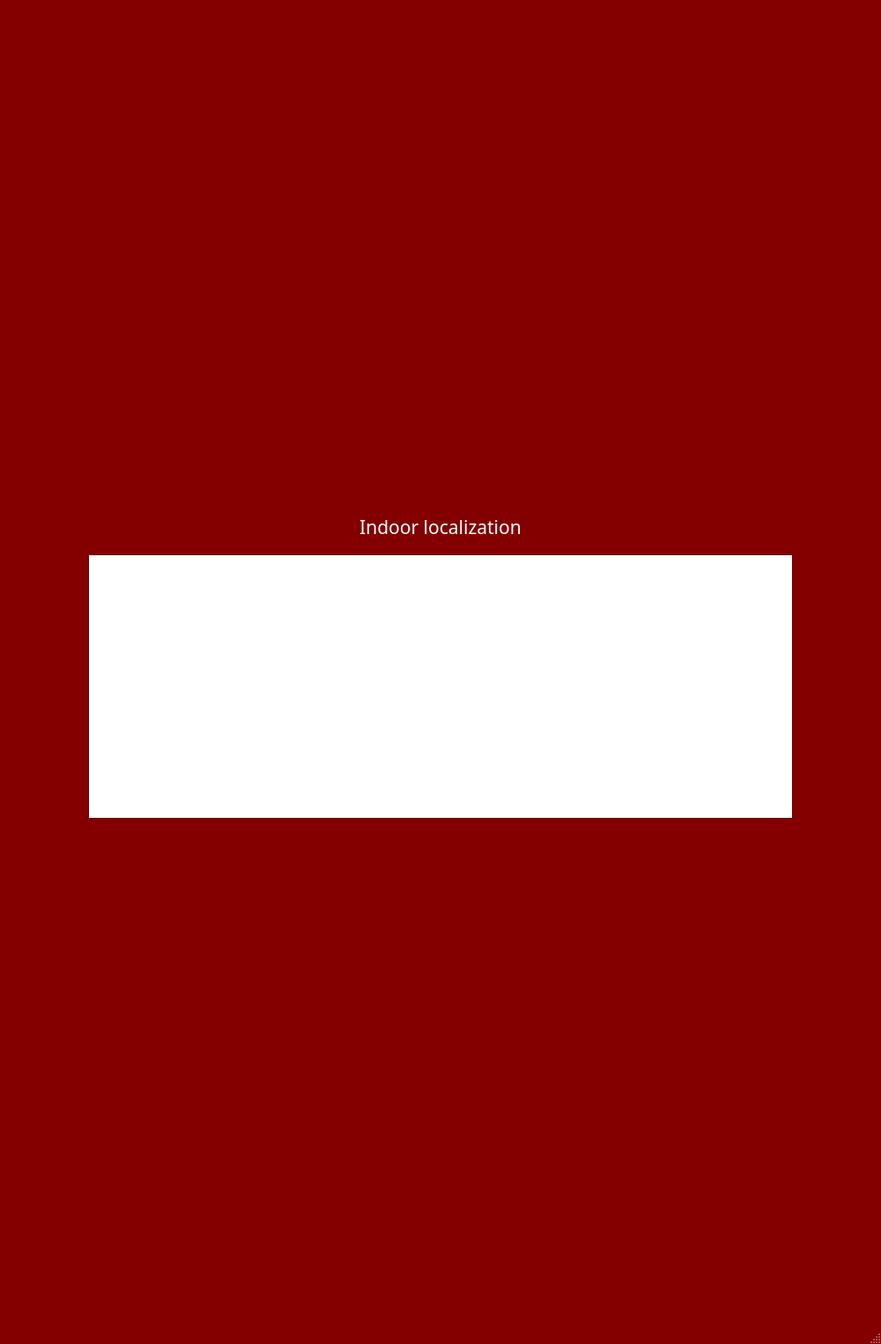
<?xml version="1.0" encoding="UTF-8"?>
<ui version="4.0">
 <class>MainWindow</class>
 <widget class="QMainWindow" name="MainWindow">
  <property name="geometry">
   <rect>
    <x>0</x>
    <y>0</y>
    <width>1000</width>
    <height>1525</height>
   </rect>
  </property>
  <property name="palette">
   <palette>
    <active>
     <colorrole role="WindowText">
      <brush brushstyle="SolidPattern">
       <color alpha="255">
        <red>255</red>
        <green>255</green>
        <blue>255</blue>
       </color>
      </brush>
     </colorrole>
     <colorrole role="Base">
      <brush brushstyle="SolidPattern">
       <color alpha="255">
        <red>255</red>
        <green>255</green>
        <blue>255</blue>
       </color>
      </brush>
     </colorrole>
     <colorrole role="Window">
      <brush brushstyle="SolidPattern">
       <color alpha="255">
        <red>132</red>
        <green>0</green>
        <blue>0</blue>
       </color>
      </brush>
     </colorrole>
    </active>
    <inactive>
     <colorrole role="WindowText">
      <brush brushstyle="SolidPattern">
       <color alpha="255">
        <red>255</red>
        <green>255</green>
        <blue>255</blue>
       </color>
      </brush>
     </colorrole>
     <colorrole role="Base">
      <brush brushstyle="SolidPattern">
       <color alpha="255">
        <red>255</red>
        <green>255</green>
        <blue>255</blue>
       </color>
      </brush>
     </colorrole>
     <colorrole role="Window">
      <brush brushstyle="SolidPattern">
       <color alpha="255">
        <red>132</red>
        <green>0</green>
        <blue>0</blue>
       </color>
      </brush>
     </colorrole>
    </inactive>
    <disabled>
     <colorrole role="WindowText">
      <brush brushstyle="SolidPattern">
       <color alpha="255">
        <red>120</red>
        <green>120</green>
        <blue>120</blue>
       </color>
      </brush>
     </colorrole>
     <colorrole role="Base">
      <brush brushstyle="SolidPattern">
       <color alpha="255">
        <red>132</red>
        <green>0</green>
        <blue>0</blue>
       </color>
      </brush>
     </colorrole>
     <colorrole role="Window">
      <brush brushstyle="SolidPattern">
       <color alpha="255">
        <red>132</red>
        <green>0</green>
        <blue>0</blue>
       </color>
      </brush>
     </colorrole>
    </disabled>
   </palette>
  </property>
  <property name="windowTitle">
   <string>MainWindow</string>
  </property>
  <widget class="QWidget" name="centralwidget">
   <layout class="QGridLayout" name="gridLayout">
    <item row="0" column="2">
     <layout class="QVBoxLayout" name="verticalLayout_2">
      <item>
       <spacer name="verticalSpacer_2">
        <property name="orientation">
         <enum>Qt::Vertical</enum>
        </property>
        <property name="sizeType">
         <enum>QSizePolicy::Fixed</enum>
        </property>
        <property name="sizeHint" stdset="0">
         <size>
          <width>20</width>
          <height>40</height>
         </size>
        </property>
       </spacer>
      </item>
      <item>
       <widget class="QLabel" name="label_2">
        <property name="sizePolicy">
         <sizepolicy hsizetype="Preferred" vsizetype="Preferred">
          <horstretch>0</horstretch>
          <verstretch>0</verstretch>
         </sizepolicy>
        </property>
        <property name="maximumSize">
         <size>
          <width>16777215</width>
          <height>50</height>
         </size>
        </property>
        <property name="palette">
         <palette>
          <active>
           <colorrole role="WindowText">
            <brush brushstyle="SolidPattern">
             <color alpha="255">
              <red>255</red>
              <green>255</green>
              <blue>255</blue>
             </color>
            </brush>
           </colorrole>
           <colorrole role="Text">
            <brush brushstyle="SolidPattern">
             <color alpha="255">
              <red>255</red>
              <green>255</green>
              <blue>255</blue>
             </color>
            </brush>
           </colorrole>
           <colorrole role="Base">
            <brush brushstyle="SolidPattern">
             <color alpha="255">
              <red>255</red>
              <green>255</green>
              <blue>255</blue>
             </color>
            </brush>
           </colorrole>
           <colorrole role="Window">
            <brush brushstyle="SolidPattern">
             <color alpha="255">
              <red>66</red>
              <green>99</green>
              <blue>99</blue>
             </color>
            </brush>
           </colorrole>
           <colorrole role="PlaceholderText">
            <brush brushstyle="SolidPattern">
             <color alpha="128">
              <red>255</red>
              <green>255</green>
              <blue>255</blue>
             </color>
            </brush>
           </colorrole>
          </active>
          <inactive>
           <colorrole role="WindowText">
            <brush brushstyle="SolidPattern">
             <color alpha="255">
              <red>255</red>
              <green>255</green>
              <blue>255</blue>
             </color>
            </brush>
           </colorrole>
           <colorrole role="Text">
            <brush brushstyle="SolidPattern">
             <color alpha="255">
              <red>255</red>
              <green>255</green>
              <blue>255</blue>
             </color>
            </brush>
           </colorrole>
           <colorrole role="Base">
            <brush brushstyle="SolidPattern">
             <color alpha="255">
              <red>255</red>
              <green>255</green>
              <blue>255</blue>
             </color>
            </brush>
           </colorrole>
           <colorrole role="Window">
            <brush brushstyle="SolidPattern">
             <color alpha="255">
              <red>66</red>
              <green>99</green>
              <blue>99</blue>
             </color>
            </brush>
           </colorrole>
           <colorrole role="PlaceholderText">
            <brush brushstyle="SolidPattern">
             <color alpha="128">
              <red>255</red>
              <green>255</green>
              <blue>255</blue>
             </color>
            </brush>
           </colorrole>
          </inactive>
          <disabled>
           <colorrole role="WindowText">
            <brush brushstyle="SolidPattern">
             <color alpha="255">
              <red>120</red>
              <green>120</green>
              <blue>120</blue>
             </color>
            </brush>
           </colorrole>
           <colorrole role="Text">
            <brush brushstyle="SolidPattern">
             <color alpha="255">
              <red>120</red>
              <green>120</green>
              <blue>120</blue>
             </color>
            </brush>
           </colorrole>
           <colorrole role="Base">
            <brush brushstyle="SolidPattern">
             <color alpha="255">
              <red>66</red>
              <green>99</green>
              <blue>99</blue>
             </color>
            </brush>
           </colorrole>
           <colorrole role="Window">
            <brush brushstyle="SolidPattern">
             <color alpha="255">
              <red>66</red>
              <green>99</green>
              <blue>99</blue>
             </color>
            </brush>
           </colorrole>
           <colorrole role="PlaceholderText">
            <brush brushstyle="SolidPattern">
             <color alpha="128">
              <red>0</red>
              <green>0</green>
              <blue>0</blue>
             </color>
            </brush>
           </colorrole>
          </disabled>
         </palette>
        </property>
        <property name="font">
         <font>
          <family>Bungee Inline</family>
          <pointsize>16</pointsize>
          <weight>50</weight>
          <italic>false</italic>
          <bold>false</bold>
         </font>
        </property>
        <property name="text">
         <string>Indoor localization</string>
        </property>
        <property name="alignment">
         <set>Qt::AlignCenter</set>
        </property>
        <property name="margin">
         <number>-10</number>
        </property>
       </widget>
      </item>
      <item>
       <widget class="QGraphicsView" name="graphicsView_3">
        <property name="sizePolicy">
         <sizepolicy hsizetype="Expanding" vsizetype="Expanding">
          <horstretch>0</horstretch>
          <verstretch>0</verstretch>
         </sizepolicy>
        </property>
        <property name="minimumSize">
         <size>
          <width>0</width>
          <height>0</height>
         </size>
        </property>
        <property name="maximumSize">
         <size>
          <width>800</width>
          <height>300</height>
         </size>
        </property>
       </widget>
      </item>
      <item>
       <spacer name="verticalSpacer">
        <property name="orientation">
         <enum>Qt::Vertical</enum>
        </property>
        <property name="sizeType">
         <enum>QSizePolicy::Fixed</enum>
        </property>
        <property name="sizeHint" stdset="0">
         <size>
          <width>20</width>
          <height>40</height>
         </size>
        </property>
       </spacer>
      </item>
     </layout>
    </item>
    <item row="0" column="0">
     <spacer name="horizontalSpacer">
      <property name="orientation">
       <enum>Qt::Horizontal</enum>
      </property>
      <property name="sizeType">
       <enum>QSizePolicy::Fixed</enum>
      </property>
      <property name="sizeHint" stdset="0">
       <size>
        <width>60</width>
        <height>20</height>
       </size>
      </property>
     </spacer>
    </item>
    <item row="0" column="3">
     <spacer name="horizontalSpacer_2">
      <property name="orientation">
       <enum>Qt::Horizontal</enum>
      </property>
      <property name="sizeType">
       <enum>QSizePolicy::Fixed</enum>
      </property>
      <property name="sizeHint" stdset="0">
       <size>
        <width>60</width>
        <height>20</height>
       </size>
      </property>
     </spacer>
    </item>
   </layout>
  </widget>
  <widget class="QMenuBar" name="menubar">
   <property name="geometry">
    <rect>
     <x>0</x>
     <y>0</y>
     <width>1000</width>
     <height>26</height>
    </rect>
   </property>
  </widget>
  <widget class="QStatusBar" name="statusbar"/>
 </widget>
 <resources/>
 <connections/>
</ui>
